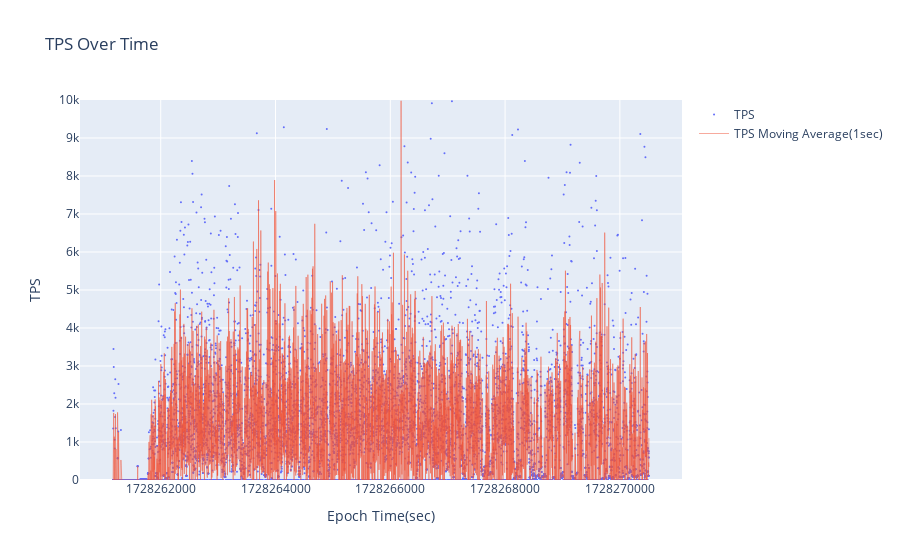

Notebook code cell kept with this figure:
### Code cell
fig = go.Figure()


fig.add_trace(go.Scatter(x=filtered_time_series['t'], y=filtered_time_series['sum_tps'], mode='markers', name='TPS', marker=dict(size=2)))
fig.add_trace(go.Scatter(x=filtered_time_series['t'], y=filtered_time_series['moving_average'], mode='lines', name='TPS Moving Average(1sec)', line=dict(width=0.5)))

fig.update_layout(
    title="TPS Over Time",
    xaxis_title="Epoch Time(sec)",
    yaxis_title="TPS",
    xaxis=dict(tickformat='%d'),
    yaxis=dict(range=[0, 10000])
)

fig.show()

### Figure 1 — Plotly figure (JSON) as saved in the notebook; plotly's stock layout.template omitted (floating-point values rounded to 4 significant figures; data arrays with more than 128 entries replaced by an {"elided": "..."} marker saying what was removed)
{"data": [{"marker": {"size": 2}, "mode": "markers", "name": "TPS", "type": "scatter", "x": {"elided": "9337 int values"}, "y": {"elided": "9337 float values"}}, {"line": {"width": 0.5}, "mode": "lines", "name": "TPS Moving Average(1sec)", "type": "scatter", "x": {"elided": "9337 int values"}, "y": {"elided": "9337 float values"}}], "layout": {"title": {"text": "TPS Over Time"}, "xaxis": {"tickformat": "%d", "title": {"text": "Epoch Time(sec)"}}, "yaxis": {"range": [0, 10000], "title": {"text": "TPS"}}}}
